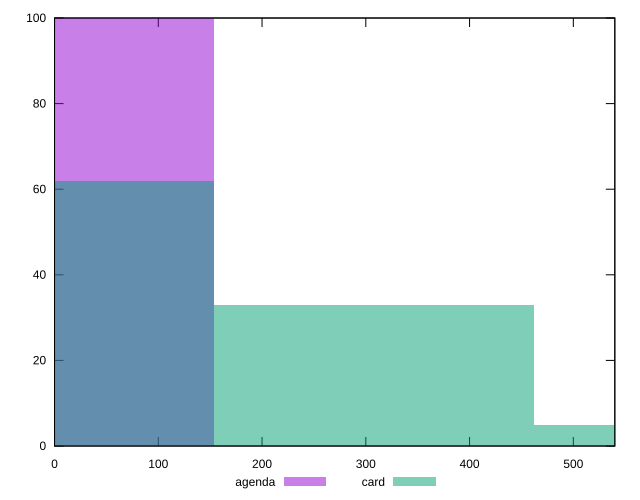

Recreate this plot in gnuplot.
reset

$agenda <<EOF
0 100
EOF

$card <<EOF
307.9069155549791 33
0 62
615.8138311099582 5
EOF

set key outside below
set boxwidth 307.9069155549791
set xrange [0:540]
set yrange [0:100]
set trange [0:100]
set style fill transparent solid 0.5 noborder
set terminal svg size 640, 500 enhanced background rgb 'white'
set output "reports/report_00031_2021-02-24T23-18-18.084Z/uses-text-compression/comparison/histogram/1_vs_2.svg"

plot $agenda title "agenda" with boxes, \
     $card title "card" with boxes

reset
